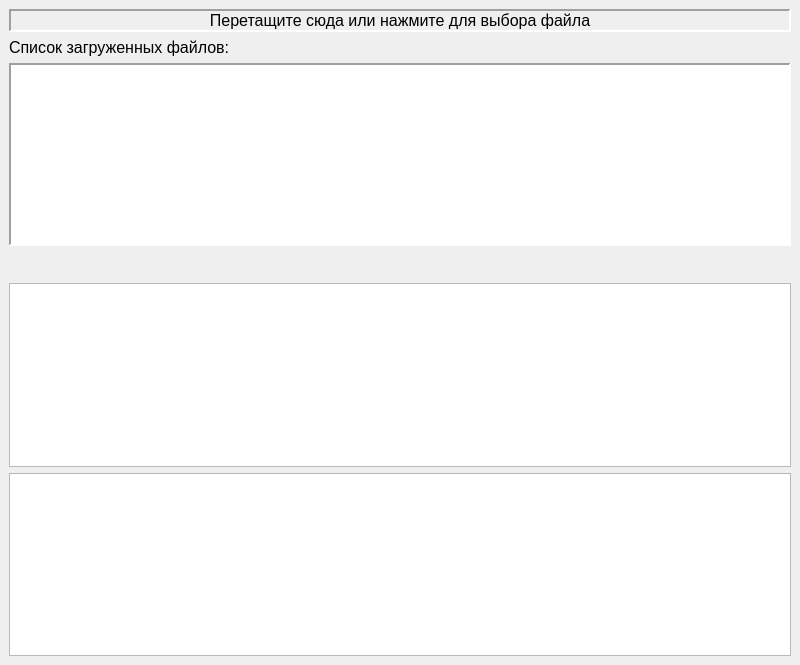
<?xml version="1.0" encoding="UTF-8"?>
<ui version="4.0">
 <class>MainWindow</class>
 <widget class="QMainWindow" name="MainWindow">
  <property name="geometry">
   <rect>
    <x>0</x>
    <y>0</y>
    <width>800</width>
    <height>665</height>
   </rect>
  </property>
  <property name="windowTitle">
   <string>MainWindow</string>
  </property>
  <widget class="QWidget" name="centralwidget">
   <layout class="QVBoxLayout" name="verticalLayout_2">
    <item>
     <widget class="QLabel" name="label">
      <property name="font">
       <font>
        <pointsize>12</pointsize>
       </font>
      </property>
      <property name="autoFillBackground">
       <bool>false</bool>
      </property>
      <property name="styleSheet">
       <string notr="true"/>
      </property>
      <property name="frameShape">
       <enum>QFrame::Panel</enum>
      </property>
      <property name="frameShadow">
       <enum>QFrame::Sunken</enum>
      </property>
      <property name="lineWidth">
       <number>2</number>
      </property>
      <property name="midLineWidth">
       <number>12</number>
      </property>
      <property name="text">
       <string>Перетащите сюда или нажмите для выбора файла</string>
      </property>
      <property name="alignment">
       <set>Qt::AlignCenter</set>
      </property>
      <property name="wordWrap">
       <bool>false</bool>
      </property>
      <property name="margin">
       <number>10</number>
      </property>
     </widget>
    </item>
    <item>
     <widget class="QLabel" name="label_2">
      <property name="font">
       <font>
        <pointsize>12</pointsize>
        <weight>50</weight>
        <bold>false</bold>
       </font>
      </property>
      <property name="text">
       <string>Список загруженных файлов:</string>
      </property>
     </widget>
    </item>
    <item>
     <widget class="QListWidget" name="listWidget">
      <property name="frameShape">
       <enum>QFrame::Panel</enum>
      </property>
      <property name="lineWidth">
       <number>2</number>
      </property>
      <property name="midLineWidth">
       <number>12</number>
      </property>
     </widget>
    </item>
    <item>
     <spacer name="verticalSpacer">
      <property name="orientation">
       <enum>Qt::Vertical</enum>
      </property>
      <property name="sizeHint" stdset="0">
       <size>
        <width>20</width>
        <height>40</height>
       </size>
      </property>
     </spacer>
    </item>
    <item>
     <widget class="QTextEdit" name="textEdit">
      <property name="placeholderText">
       <string/>
      </property>
     </widget>
    </item>
    <item>
     <widget class="QPlainTextEdit" name="plainTextEdit"/>
    </item>
   </layout>
  </widget>
 </widget>
 <resources/>
 <connections/>
</ui>
